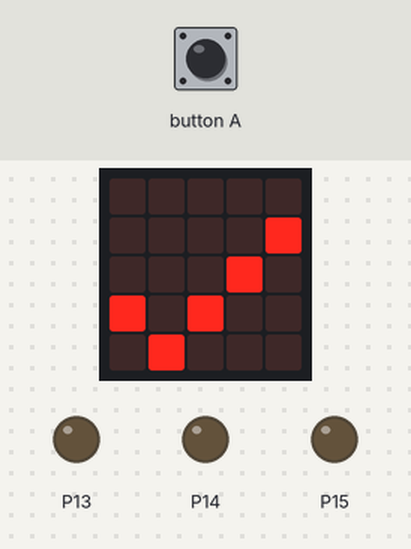
Recording of a program running on a simulated BBC micro:bit (MakeCode). Parts: the board's 5×5 LED display, output pins drawn as LEDs (lit = HIGH). Inputs (shaded band) come from the test bench. The 48×5 strip is a reading aid, not a part: it shows the text the display is scrolling, unrolled, one strip-width of it at a time.

Above: at 3.4 s.
3.5 s: button A pressed for 0.15 s
At 8.5 s:
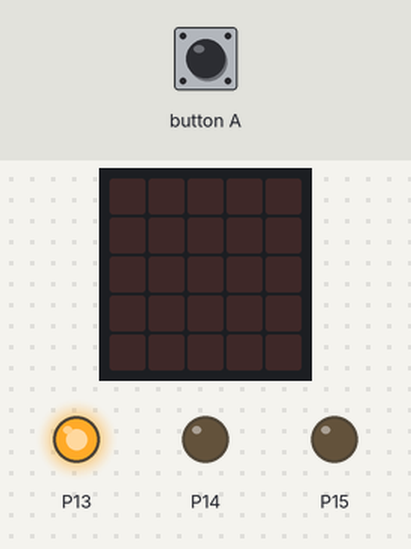
At 13.9 s:
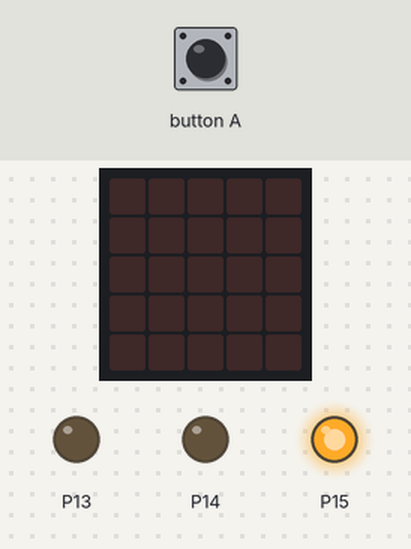
Timing chart, 0 to 22.2 s (numbered marks = the images above; inputs shaded):
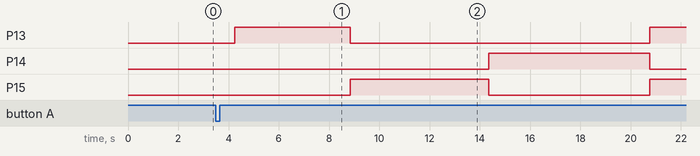

Measured:
- after the input at 3.5 s, P13: LOW → HIGH after 0.75 s, → LOW 4.6 s later, → HIGH 11.9 s later; P14: LOW → HIGH after 10.9 s, → LOW 6.4 s later; P15: LOW → HIGH after 5.4 s, → LOW 5.5 s later, → HIGH 6.4 s later
- what the display in image 1 shows lasts 1.0 s, from 7.9 s to 8.9 s

The program:

main.ts
```typescript
// (licence header left out)
basic.clearScreen()
basic.showIcon(IconNames.Happy)
basic.pause(1000)

// This turns off an LED
    basic.showIcon(IconNames.Yes)
    pins.digitalWritePin(DigitalPin.P13, 0)
    pins.digitalWritePin(DigitalPin.P14, 0)
    pins.digitalWritePin(DigitalPin.P15, 0)

// This turns on an LED in different colors
input.onButtonPressed(Button.A, function () {
    basic.showIcon(IconNames.Yes)
    pins.digitalWritePin(DigitalPin.P13, 1)
    pins.digitalWritePin(DigitalPin.P14, 0)
    pins.digitalWritePin(DigitalPin.P15, 0)
    basic.showString("Red")
    basic.pause(1000)

    pins.digitalWritePin(DigitalPin.P13, 0)
    pins.digitalWritePin(DigitalPin.P14, 0)
    pins.digitalWritePin(DigitalPin.P15, 1)
    basic.showString("Blue")
    basic.pause(1000)

    pins.digitalWritePin(DigitalPin.P13, 0)
    pins.digitalWritePin(DigitalPin.P14, 1)
    pins.digitalWritePin(DigitalPin.P15, 0)
    basic.showString("Green")
    basic.pause(1000)

    pins.digitalWritePin(DigitalPin.P13, 1)
    pins.digitalWritePin(DigitalPin.P14, 0)
    pins.digitalWritePin(DigitalPin.P15, 1)
    basic.showString("Magenta")
    basic.pause(1000)

    pins.digitalWritePin(DigitalPin.P13, 1)
    pins.digitalWritePin(DigitalPin.P14, 1)
    pins.digitalWritePin(DigitalPin.P15, 0)
    basic.showString("Yellow")
    basic.pause(1000)

    pins.digitalWritePin(DigitalPin.P13, 0)
    pins.digitalWritePin(DigitalPin.P14, 1)
    pins.digitalWritePin(DigitalPin.P15, 1)
    basic.showString("Cyan")
    basic.pause(1000)

    pins.digitalWritePin(DigitalPin.P13, 1)
    pins.digitalWritePin(DigitalPin.P14, 1)
    pins.digitalWritePin(DigitalPin.P15, 1)
    basic.showString("White")
    basic.pause(1000)

    // This turns off an LED
    basic.showIcon(IconNames.Yes)
    pins.digitalWritePin(DigitalPin.P13, 0)
    pins.digitalWritePin(DigitalPin.P14, 0)
    pins.digitalWritePin(DigitalPin.P15, 0)

})
```
